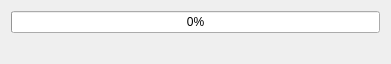
<?xml version="1.0" encoding="UTF-8"?>
<ui version="4.0">
 <class>ConfigurationLoading</class>
 <widget class="QDialog" name="ConfigurationLoading">
  <property name="geometry">
   <rect>
    <x>0</x>
    <y>0</y>
    <width>391</width>
    <height>64</height>
   </rect>
  </property>
  <property name="windowTitle">
   <string>Loading mtp2lastfm</string>
  </property>
  <layout class="QVBoxLayout" name="verticalLayout">
   <item>
    <widget class="QProgressBar" name="progressBar">
     <property name="value">
      <number>0</number>
     </property>
     <property name="alignment">
      <set>Qt::AlignCenter</set>
     </property>
    </widget>
   </item>
   <item>
    <widget class="QLabel" name="label">
     <property name="text">
      <string/>
     </property>
    </widget>
   </item>
  </layout>
 </widget>
 <resources/>
 <connections/>
</ui>
